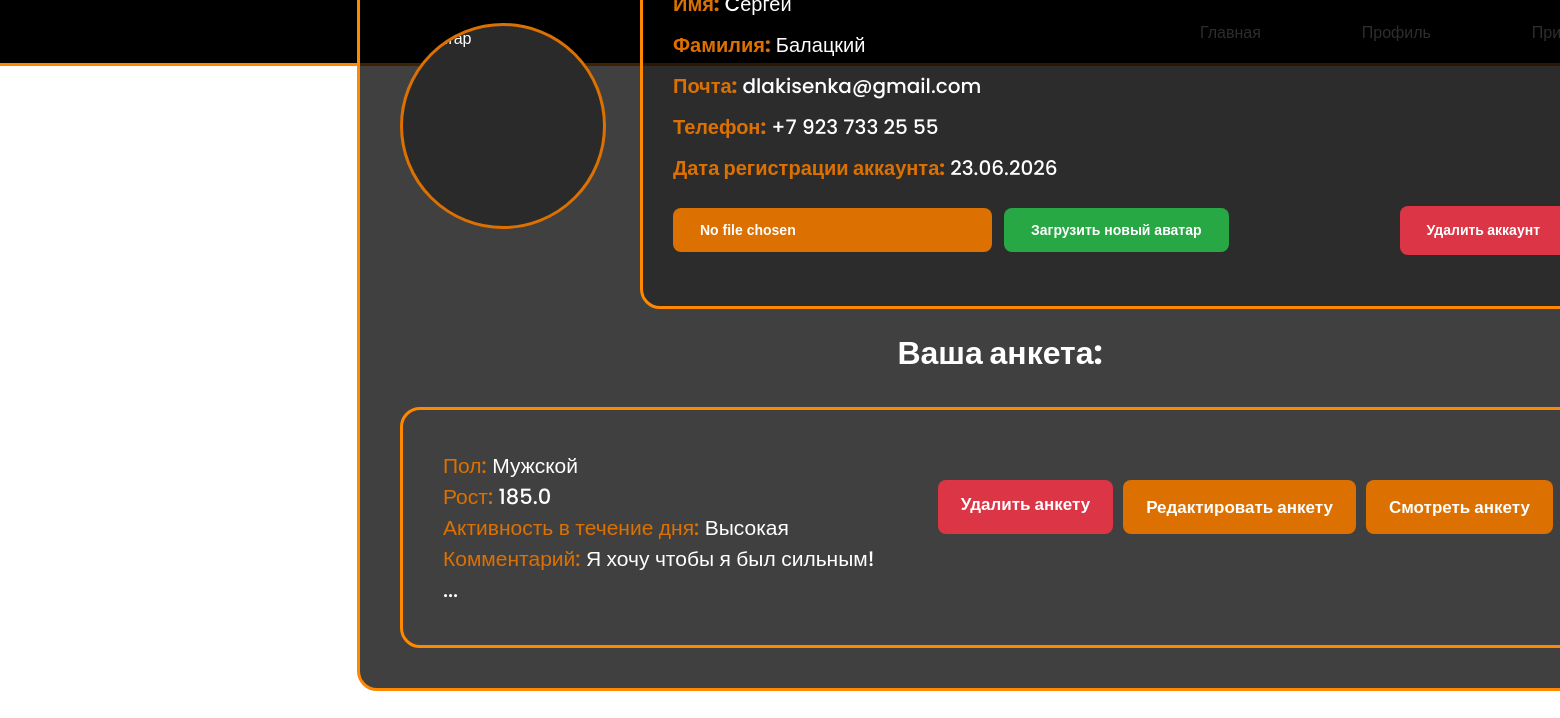
The app's page /profile/ (signed in), older data.
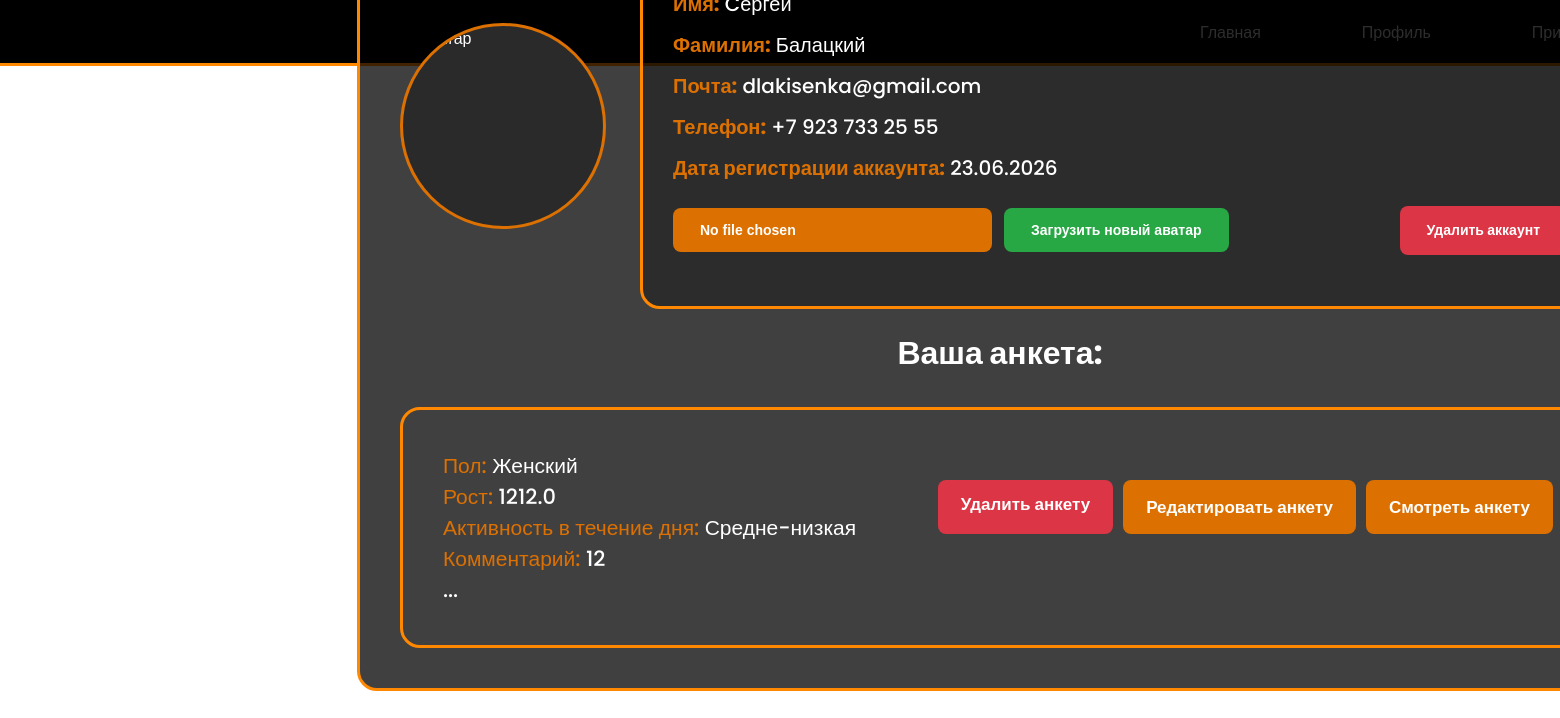
The same page, newer data.
### app/models.py (models this page shows, shortened)
class Users(UserMixin, db.Model):
    id = db.Column(db.Integer, primary_key=True)
    name = db.Column(db.String(50), nullable=False)
    surname = db.Column(db.String(80), nullable=False)
    password_hash = db.Column(db.String(255), nullable=False)
    mail = db.Column(db.String(100), nullable=False)
    phone = db.Column(db.String(100), nullable=False)
    type_of_user = db.Column(db.String(10), default="user")
    avatar = db.Column(db.String(50), default="default.png")
    date = db.Column(db.DateTime, default=datetime.now)
    pr = db.relationship("Questionnaire", backref = "users", uselist = False)
    @property
    def is_active(self):
        return self.mail

class Questionnaire(db.Model):
    id_of_user = db.Column(db.Integer, ForeignKey('users.id'))
    pr_key = db.Column(db.Integer, primary_key=True)
    age = db.Column(db.Integer, nullable=False)
    gender = db.Column(db.String(50), nullable=False)
    height = db.Column(db.Float, nullable=False)
    weight = db.Column(db.Float, nullable=False)
    target_weight = db.Column(db.Float, nullable=False)
    target_of_training = db.Column(db.String(750), nullable=False)
    experience_of_training = db.Column(db.Integer, nullable=False)
    active_in_the_day = db.Column(db.String(40), nullable = False)
    photo_of_target_body = db.Column(db.String, nullable=False)
    health_problems = db.Column(db.String(1000), nullable=False)
    Report = db.Column(db.String, nullable=False)
    user_date = db.Column(db.DateTime, default=datetime.now)

### app/routes/profile.py (the view)
@profile.route("/")
@login_required
def profile_of_user():
    info = Users.query.get(current_user.id)
    info_quest = info.pr
    return render_template("profile.html", quest_list = info_quest)

### app/models.py (called while the page is built)
@app.after_request
def add_header(response):
    response.headers["Content-Security-Policy"] = "default-src 'self'"
    response.headers["X-Content-Type-Options"] = "nosniff"
    response.headers["X-Frame-Options"] = "SAMEORIGIN"
    response.headers["X-XSS-Protection"] = "1; mode=block"
    return response

@login_manager.user_loader
def load_user(user_id):
    return Users.query.get(int(user_id))

### app/templates/profile.html (shortened to what this page needs)
{% extends "base.html" %}
{% block body_class %}pr-bg{% endblock %}
{% block body %}
<div class="profile--info">
    <div class="box">
        <div class="profile-layout">
            <div class="photo">
                <div class="profile-ava">
                    <img src="{{url_for('profile.show_avatar')}}" alt="Аватар">
                </div>
            </div>
            <div class="inform">
                <p><span class="orange-text-profile">Имя:</span> {{current_user.name}}</p>
                <p><span class="orange-text-profile">Фамилия:</span> {{current_user.surname}}</p>
                <p><span class="orange-text-profile">Почта:</span> {{current_user.mail}}</p>
                <p><span class="orange-text-profile">Телефон:</span> {{current_user.phone}}</p>
                <p><span class="orange-text-profile">Дата регистрации аккаунта:</span>
                    {{current_user.date.strftime("%d.%m.%Y")}}</p>
                <form action="{{url_for('profile.upload_avatar')}}" method="POST" enctype="multipart/form-data">
                    <div class="form-actions">
                        <input type="file" name="file">
                        <input type="submit" value="Загрузить новый аватар">
                        <a href='{{url_for("delete_user.confirm_to_delete") }}' class="btn btn-danger">Удалить
                            аккаунт</a>
                    </div>
                </form>
            </div>
        </div>
        {% if current_user.id == quest_list.id_of_user %}
        <div class="box-quest">
            <h1>Ваша анкета:</h1>
            <div class="show-quest">
                <div class="data">
                    <p><span class="orange-text-profile">Пол:</span> {{quest_list.gender}}</p>
                    <p><span class="orange-text-profile">Рост:</span> {{quest_list.height}}</p>
                    <p><span class="orange-text-profile">Активность в течение дня:</span>
                        {{quest_list.active_in_the_day}}
                    </p>
                    <p><span class="orange-text-profile">Комментарий:</span> {{quest_list.Report}}</p>
                    <p>...</p>
                </div>
                <div class="buttons">
                    <a href="{{url_for('delete_profile.confirm_to_delete')}}" class="btn-danger">Удалить анкету</a>
                    <a href='{{url_for("edit_pr.edit_profile") }}' class="btn">Редактировать анкету</a>
                    <a href='{{url_for("profile.show_profile_user") }}' class="btn">Смотреть анкету</a>
                </div>
            </div>
        </div>
        {% endif %}
    </div>
</div>
{% endblock %}

### app/templates/base.html (shortened to what this page needs)
<!DOCTYPE html>
<html lang="ru">
<head>
    <link rel="stylesheet" href="{{ url_for('static', filename='css/main.css') }}">
</head>
<body class="{% block body_class %}{% endblock %}">
    <header>
        <div class="container">
            <nav>
                <ul>
                    {% if current_user.is_authenticated %}
                    <li class="active"><a href="{{ url_for('main_page.main')}}">Главная</a></li>
                    <li><a href="{{ url_for('profile.profile_of_user') }}" class="btn btn-info">Профиль</a></li>
                    <li class="active"><a href="{{ url_for('main_page.example_profile') }}">Пример анкеты</a></li>
                    {% endif %}
                </ul>
            </nav>
        </div>
    </header>
    <main class="container">
        {% block body %}{% endblock %}
    </main>
</body>
</html>

### app/static/css/main.css (style rules this page uses)
* { margin: 0; padding: 0; }
body { font-family: "Poppins", sans-serif; font-weight: 400; color: #fff; }
a { text-decoration: none; }
body.pr-bg { background-image: url('/static/img_for_site/pr.jpg'); background-size: cover; background-position: center; background-attachment: fixed; overflow: hidden; height: 100vh; }
img { max-width: 100%; }
.container { width: 2000px; margin: 0 auto; position: relative; }
header { background-color: #000; padding: 20px 0 43px 0; width: 100%; border-bottom: 3px solid rgb(255, 136, 0); position: relative; }
header nav { float: right; width: 40% }
header nav ul { list-style: none; display: flex; justify-content: space-between; }
header nav ul li { display: inline-block; }
header nav ul li a { color: #fff; }
.profile--info { display: flex; justify-content: center; align-items: center; min-height: 100vh; padding: 40px 20px; box-sizing: border-box; }
.profile--info .box { width: 100%; max-width: 1200px; padding: 40px; background: rgba(0, 0, 0, 0.75); border-radius: 20px; border: 3px solid rgb(255, 136, 0); margin-top: -400px; }
.box h1 { text-align: center; padding-bottom: 30px; color: #fff; font-size: 32px; }
.profile-layout { display: flex; gap: 40px; align-items: flex-start; }
.photo { flex-shrink: 0; width: 200px; height: 200px; margin-top: 60px; }
.profile-ava { width: 200px; height: 200px; border-radius: 50%; overflow: hidden; border: 3px solid #DC7000; background: #2a2a2a; }
.profile-ava img { width: 100%; height: 100%; object-fit: cover; display: block; }
.inform { flex: 1; padding: 20px 30px; border-radius: 20px; border: 3px solid rgb(255, 136, 0); min-height: 300px; background: rgba(0, 0, 0, 0.3); }
.inform p { line-height: 1.8; color: #fff; font-size: 20px; font-weight: 500; margin-bottom: 5px; }
.inform .orange-text-profile { color: #DC7000; font-weight: 700; font-size: 20px; }
.inform form { margin-top: 20px; }
.form-actions { display: flex; flex-wrap: wrap; align-items: center; gap: 12px; margin-top: 15px; }
.inform input[type="file"] { padding: 14px 27px; background: #DC7000; color: #fff; border: none; border-radius: 8px; cursor: pointer; font-size: 14px; font-weight: 600; transition: all 500ms ease; }
.inform input[type="submit"] { padding: 14px 27px; background: #28a745; color: #fff; border: none; border-radius: 8px; cursor: pointer; font-size: 14px; font-weight: 600; transition: all 500ms ease; }
.inform .btn-danger { padding: 14px 27px; background: #dc3545; color: #fff; border: none; border-radius: 8px; cursor: pointer; font-size: 14px; font-weight: 600; text-decoration: none; transition: all 500ms ease; margin-left: auto; }
.box-quest h1 { padding-top: 20px; text-align: center; }
.box-quest .show-quest { width: 92.5%; padding: 40px; border-radius: 20px; border: 3px solid rgb(255, 136, 0); display: flex; flex-wrap: wrap; gap: 10px 20px; align-items: flex-start; }
.data { flex: 1; min-width: 200px; }
.show-quest .btn { padding: 14px 23px; background: #DC7000; color: #fff; border: none; border-radius: 8px; cursor: pointer; font-size: 17px; font-weight: 600; text-decoration: none; transition: all 500ms ease; }
.show-quest .orange-text-profile { color: #DC7000; font-weight: 500; font-size: 21px; }
.show-quest p { font-size: 21px; font-weight: 500; }
.buttons .btn-danger { display: inline-block; padding: 14px 23px; background: #dc3545; color: #fff; border: none; border-radius: 8px; cursor: pointer; font-size: 17px; font-weight: 600; text-decoration: none; transition: all 500ms ease; line-height: 1.2; white-space: nowrap; }
.buttons { display: flex; justify-content: flex-end; gap: 10px; flex-wrap: wrap; margin-left: auto; margin-top: 30px; }

Row changes from the older to the newer data that the page shows:
removed Questionnaire: gender "Мужской", height "185.0", active_in_the_day "Высокая", Report "Я хочу чтобы я был сильным!"
added Questionnaire: gender "Женский", height "1212.0", active_in_the_day "Средне-низкая", Report "12"
